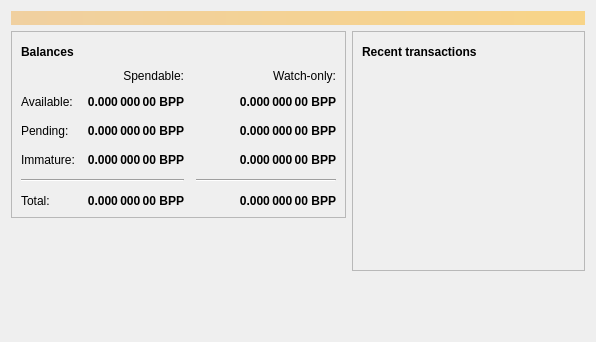
<?xml version="1.0" encoding="UTF-8"?>
<ui version="4.0">
 <class>OverviewPage</class>
 <widget class="QWidget" name="OverviewPage">
  <property name="geometry">
   <rect>
    <x>0</x>
    <y>0</y>
    <width>596</width>
    <height>342</height>
   </rect>
  </property>
  <property name="windowTitle">
   <string>Form</string>
  </property>
  <layout class="QVBoxLayout" name="topLayout">
   <item>
    <widget class="QLabel" name="labelAlerts">
     <property name="visible">
      <bool>false</bool>
     </property>
     <property name="styleSheet">
      <string notr="true">QLabel { background-color: qlineargradient(x1: 0, y1: 0, x2: 1, y2: 0, stop:0 #F0D0A0, stop:1 #F8D488); color:#000000; }</string>
     </property>
     <property name="wordWrap">
      <bool>true</bool>
     </property>
     <property name="margin">
      <number>3</number>
     </property>
     <property name="textInteractionFlags">
      <set>Qt::TextSelectableByMouse</set>
     </property>
    </widget>
   </item>
   <item>
    <layout class="QHBoxLayout" name="horizontalLayout" stretch="1,1">
     <item>
      <layout class="QVBoxLayout" name="verticalLayout_2">
       <item>
        <widget class="QFrame" name="frame">
         <property name="frameShape">
          <enum>QFrame::StyledPanel</enum>
         </property>
         <property name="frameShadow">
          <enum>QFrame::Raised</enum>
         </property>
         <layout class="QVBoxLayout" name="verticalLayout_4">
          <item>
           <layout class="QHBoxLayout" name="horizontalLayout_4">
            <item>
             <widget class="QLabel" name="label_5">
              <property name="font">
               <font>
                <weight>75</weight>
                <bold>true</bold>
               </font>
              </property>
              <property name="text">
               <string>Balances</string>
              </property>
             </widget>
            </item>
            <item>
             <widget class="QPushButton" name="labelWalletStatus">
              <property name="enabled">
               <bool>true</bool>
              </property>
              <property name="maximumSize">
               <size>
                <width>30</width>
                <height>16777215</height>
               </size>
              </property>
              <property name="toolTip">
               <string>The displayed information may be out of date. Your wallet automatically synchronizes with the Bitcoin network after a connection is established, but this process has not completed yet.</string>
              </property>
              <property name="text">
               <string/>
              </property>
              <property name="icon">
               <iconset resource="../bitcoin.qrc">
                <normaloff>:/icons/warning</normaloff>
                <disabledoff>:/icons/warning</disabledoff>:/icons/warning</iconset>
              </property>
              <property name="iconSize">
               <size>
                <width>24</width>
                <height>24</height>
               </size>
              </property>
              <property name="flat">
               <bool>true</bool>
              </property>
             </widget>
            </item>
            <item>
             <spacer name="horizontalSpacer_3">
              <property name="orientation">
               <enum>Qt::Horizontal</enum>
              </property>
              <property name="sizeHint" stdset="0">
               <size>
                <width>40</width>
                <height>20</height>
               </size>
              </property>
             </spacer>
            </item>
           </layout>
          </item>
          <item>
           <layout class="QGridLayout" name="gridLayout">
            <property name="spacing">
             <number>12</number>
            </property>
            <item row="2" column="2">
             <widget class="QLabel" name="labelWatchPending">
              <property name="font">
               <font>
                <weight>75</weight>
                <bold>true</bold>
               </font>
              </property>
              <property name="cursor">
               <cursorShape>IBeamCursor</cursorShape>
              </property>
              <property name="toolTip">
               <string>Unconfirmed transactions to watch-only addresses</string>
              </property>
              <property name="text">
               <string notr="true">0.000 000 00 BPP</string>
              </property>
              <property name="alignment">
               <set>Qt::AlignRight|Qt::AlignTrailing|Qt::AlignVCenter</set>
              </property>
              <property name="textInteractionFlags">
               <set>Qt::LinksAccessibleByMouse|Qt::TextSelectableByKeyboard|Qt::TextSelectableByMouse</set>
              </property>
             </widget>
            </item>
            <item row="2" column="1">
             <widget class="QLabel" name="labelUnconfirmed">
              <property name="font">
               <font>
                <weight>75</weight>
                <bold>true</bold>
               </font>
              </property>
              <property name="cursor">
               <cursorShape>IBeamCursor</cursorShape>
              </property>
              <property name="toolTip">
               <string>Total of transactions that have yet to be confirmed, and do not yet count toward the spendable balance</string>
              </property>
              <property name="text">
               <string notr="true">0.000 000 00 BPP</string>
              </property>
              <property name="alignment">
               <set>Qt::AlignRight|Qt::AlignTrailing|Qt::AlignVCenter</set>
              </property>
              <property name="textInteractionFlags">
               <set>Qt::LinksAccessibleByMouse|Qt::TextSelectableByKeyboard|Qt::TextSelectableByMouse</set>
              </property>
             </widget>
            </item>
            <item row="3" column="2">
             <widget class="QLabel" name="labelWatchImmature">
              <property name="font">
               <font>
                <weight>75</weight>
                <bold>true</bold>
               </font>
              </property>
              <property name="cursor">
               <cursorShape>IBeamCursor</cursorShape>
              </property>
              <property name="toolTip">
               <string>Mined balance in watch-only addresses that has not yet matured</string>
              </property>
              <property name="text">
               <string notr="true">0.000 000 00 BPP</string>
              </property>
              <property name="alignment">
               <set>Qt::AlignRight|Qt::AlignTrailing|Qt::AlignVCenter</set>
              </property>
              <property name="textInteractionFlags">
               <set>Qt::LinksAccessibleByMouse|Qt::TextSelectableByKeyboard|Qt::TextSelectableByMouse</set>
              </property>
             </widget>
            </item>
            <item row="4" column="0" colspan="2">
             <widget class="Line" name="line">
              <property name="orientation">
               <enum>Qt::Horizontal</enum>
              </property>
             </widget>
            </item>
            <item row="4" column="2">
             <widget class="Line" name="lineWatchBalance">
              <property name="sizePolicy">
               <sizepolicy hsizetype="Preferred" vsizetype="Fixed">
                <horstretch>0</horstretch>
                <verstretch>0</verstretch>
               </sizepolicy>
              </property>
              <property name="minimumSize">
               <size>
                <width>140</width>
                <height>0</height>
               </size>
              </property>
              <property name="orientation">
               <enum>Qt::Horizontal</enum>
              </property>
             </widget>
            </item>
            <item row="5" column="0">
             <widget class="QLabel" name="labelTotalText">
              <property name="text">
               <string>Total:</string>
              </property>
             </widget>
            </item>
            <item row="3" column="1">
             <widget class="QLabel" name="labelImmature">
              <property name="font">
               <font>
                <weight>75</weight>
                <bold>true</bold>
               </font>
              </property>
              <property name="cursor">
               <cursorShape>IBeamCursor</cursorShape>
              </property>
              <property name="toolTip">
               <string>Mined balance that has not yet matured</string>
              </property>
              <property name="text">
               <string notr="true">0.000 000 00 BPP</string>
              </property>
              <property name="alignment">
               <set>Qt::AlignRight|Qt::AlignTrailing|Qt::AlignVCenter</set>
              </property>
              <property name="textInteractionFlags">
               <set>Qt::LinksAccessibleByMouse|Qt::TextSelectableByKeyboard|Qt::TextSelectableByMouse</set>
              </property>
             </widget>
            </item>
            <item row="2" column="3">
             <spacer name="horizontalSpacer_2">
              <property name="orientation">
               <enum>Qt::Horizontal</enum>
              </property>
              <property name="sizeHint" stdset="0">
               <size>
                <width>40</width>
                <height>20</height>
               </size>
              </property>
             </spacer>
            </item>
            <item row="3" column="0">
             <widget class="QLabel" name="labelImmatureText">
              <property name="text">
               <string>Immature:</string>
              </property>
             </widget>
            </item>
            <item row="5" column="1">
             <widget class="QLabel" name="labelTotal">
              <property name="font">
               <font>
                <weight>75</weight>
                <bold>true</bold>
               </font>
              </property>
              <property name="cursor">
               <cursorShape>IBeamCursor</cursorShape>
              </property>
              <property name="toolTip">
               <string>Your current total balance</string>
              </property>
              <property name="text">
               <string notr="true">0.000 000 00 BPP</string>
              </property>
              <property name="alignment">
               <set>Qt::AlignRight|Qt::AlignTrailing|Qt::AlignVCenter</set>
              </property>
              <property name="textInteractionFlags">
               <set>Qt::LinksAccessibleByMouse|Qt::TextSelectableByKeyboard|Qt::TextSelectableByMouse</set>
              </property>
             </widget>
            </item>
            <item row="5" column="2">
             <widget class="QLabel" name="labelWatchTotal">
              <property name="font">
               <font>
                <weight>75</weight>
                <bold>true</bold>
               </font>
              </property>
              <property name="cursor">
               <cursorShape>IBeamCursor</cursorShape>
              </property>
              <property name="toolTip">
               <string>Current total balance in watch-only addresses</string>
              </property>
              <property name="text">
               <string notr="true">0.000 000 00 BPP</string>
              </property>
              <property name="alignment">
               <set>Qt::AlignRight|Qt::AlignTrailing|Qt::AlignVCenter</set>
              </property>
              <property name="textInteractionFlags">
               <set>Qt::LinksAccessibleByMouse|Qt::TextSelectableByKeyboard|Qt::TextSelectableByMouse</set>
              </property>
             </widget>
            </item>
            <item row="0" column="2">
             <widget class="QLabel" name="labelWatchonly">
              <property name="text">
               <string>Watch-only:</string>
              </property>
              <property name="alignment">
               <set>Qt::AlignRight|Qt::AlignTrailing|Qt::AlignVCenter</set>
              </property>
             </widget>
            </item>
            <item row="1" column="0">
             <widget class="QLabel" name="labelBalanceText">
              <property name="text">
               <string>Available:</string>
              </property>
             </widget>
            </item>
            <item row="1" column="1">
             <widget class="QLabel" name="labelBalance">
              <property name="font">
               <font>
                <weight>75</weight>
                <bold>true</bold>
               </font>
              </property>
              <property name="cursor">
               <cursorShape>IBeamCursor</cursorShape>
              </property>
              <property name="toolTip">
               <string>Your current spendable balance</string>
              </property>
              <property name="text">
               <string notr="true">0.000 000 00 BPP</string>
              </property>
              <property name="alignment">
               <set>Qt::AlignRight|Qt::AlignTrailing|Qt::AlignVCenter</set>
              </property>
              <property name="textInteractionFlags">
               <set>Qt::LinksAccessibleByMouse|Qt::TextSelectableByKeyboard|Qt::TextSelectableByMouse</set>
              </property>
             </widget>
            </item>
            <item row="1" column="2">
             <widget class="QLabel" name="labelWatchAvailable">
              <property name="font">
               <font>
                <weight>75</weight>
                <bold>true</bold>
               </font>
              </property>
              <property name="cursor">
               <cursorShape>IBeamCursor</cursorShape>
              </property>
              <property name="toolTip">
               <string>Your current balance in watch-only addresses</string>
              </property>
              <property name="text">
               <string notr="true">0.000 000 00 BPP</string>
              </property>
              <property name="alignment">
               <set>Qt::AlignRight|Qt::AlignTrailing|Qt::AlignVCenter</set>
              </property>
              <property name="textInteractionFlags">
               <set>Qt::LinksAccessibleByMouse|Qt::TextSelectableByKeyboard|Qt::TextSelectableByMouse</set>
              </property>
             </widget>
            </item>
            <item row="2" column="0">
             <widget class="QLabel" name="labelPendingText">
              <property name="text">
               <string>Pending:</string>
              </property>
             </widget>
            </item>
            <item row="0" column="1">
             <widget class="QLabel" name="labelSpendable">
              <property name="text">
               <string>Spendable:</string>
              </property>
              <property name="alignment">
               <set>Qt::AlignRight|Qt::AlignTrailing|Qt::AlignVCenter</set>
              </property>
             </widget>
            </item>
           </layout>
          </item>
         </layout>
        </widget>
       </item>
       <item>
        <spacer name="verticalSpacer">
         <property name="orientation">
          <enum>Qt::Vertical</enum>
         </property>
         <property name="sizeHint" stdset="0">
          <size>
           <width>20</width>
           <height>40</height>
          </size>
         </property>
        </spacer>
       </item>
      </layout>
     </item>
     <item>
      <layout class="QVBoxLayout" name="verticalLayout_3">
       <item>
        <widget class="QFrame" name="frame_2">
         <property name="frameShape">
          <enum>QFrame::StyledPanel</enum>
         </property>
         <property name="frameShadow">
          <enum>QFrame::Raised</enum>
         </property>
         <layout class="QVBoxLayout" name="verticalLayout">
          <item>
           <layout class="QHBoxLayout" name="horizontalLayout_2">
            <item>
             <widget class="QLabel" name="label_4">
              <property name="font">
               <font>
                <weight>75</weight>
                <bold>true</bold>
               </font>
              </property>
              <property name="text">
               <string>Recent transactions</string>
              </property>
             </widget>
            </item>
            <item>
             <widget class="QPushButton" name="labelTransactionsStatus">
              <property name="enabled">
               <bool>true</bool>
              </property>
              <property name="maximumSize">
               <size>
                <width>30</width>
                <height>16777215</height>
               </size>
              </property>
              <property name="toolTip">
               <string>The displayed information may be out of date. Your wallet automatically synchronizes with the Bitcoin network after a connection is established, but this process has not completed yet.</string>
              </property>
              <property name="text">
               <string/>
              </property>
              <property name="icon">
               <iconset resource="../bitcoin.qrc">
                <normaloff>:/icons/warning</normaloff>
                <disabledoff>:/icons/warning</disabledoff>:/icons/warning</iconset>
              </property>
              <property name="iconSize">
               <size>
                <width>24</width>
                <height>24</height>
               </size>
              </property>
              <property name="flat">
               <bool>true</bool>
              </property>
             </widget>
            </item>
            <item>
             <spacer name="horizontalSpacer">
              <property name="orientation">
               <enum>Qt::Horizontal</enum>
              </property>
              <property name="sizeHint" stdset="0">
               <size>
                <width>40</width>
                <height>20</height>
               </size>
              </property>
             </spacer>
            </item>
           </layout>
          </item>
          <item>
           <widget class="QListView" name="listTransactions">
            <property name="styleSheet">
             <string notr="true">QListView { background: transparent; }</string>
            </property>
            <property name="frameShape">
             <enum>QFrame::NoFrame</enum>
            </property>
            <property name="verticalScrollBarPolicy">
             <enum>Qt::ScrollBarAlwaysOff</enum>
            </property>
            <property name="horizontalScrollBarPolicy">
             <enum>Qt::ScrollBarAlwaysOff</enum>
            </property>
            <property name="selectionMode">
             <enum>QAbstractItemView::NoSelection</enum>
            </property>
           </widget>
          </item>
         </layout>
        </widget>
       </item>
       <item>
        <spacer name="verticalSpacer_2">
         <property name="orientation">
          <enum>Qt::Vertical</enum>
         </property>
         <property name="sizeHint" stdset="0">
          <size>
           <width>20</width>
           <height>40</height>
          </size>
         </property>
        </spacer>
       </item>
      </layout>
     </item>
    </layout>
   </item>
  </layout>
 </widget>
 <resources/>
 <connections/>
</ui>
